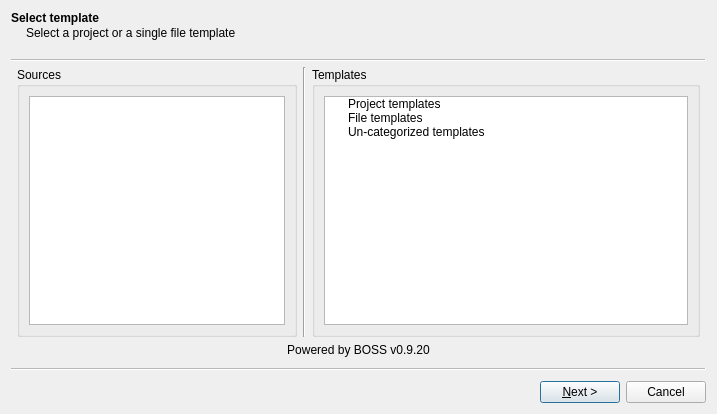
<?xml version="1.0" encoding="UTF-8"?>
<ui version="4.0">
 <class>Wizard</class>
 <widget class="QWizard" name="Wizard">
  <property name="geometry">
   <rect>
    <x>0</x>
    <y>0</y>
    <width>717</width>
    <height>414</height>
   </rect>
  </property>
  <property name="windowTitle">
   <string>New</string>
  </property>
  <property name="wizardStyle">
   <enum>QWizard::ClassicStyle</enum>
  </property>
  <property name="options">
   <set>QWizard::NoBackButtonOnStartPage</set>
  </property>
  <widget class="QWizardPage" name="wizardPageHome">
   <property name="title">
    <string>Select template</string>
   </property>
   <property name="subTitle">
    <string>Select a project or a single file template</string>
   </property>
   <layout class="QVBoxLayout" name="verticalLayout">
    <property name="spacing">
     <number>6</number>
    </property>
    <property name="leftMargin">
     <number>0</number>
    </property>
    <property name="topMargin">
     <number>0</number>
    </property>
    <property name="rightMargin">
     <number>0</number>
    </property>
    <property name="bottomMargin">
     <number>0</number>
    </property>
    <item>
     <layout class="QHBoxLayout" name="horizontalLayout_3">
      <property name="leftMargin">
       <number>0</number>
      </property>
      <item>
       <widget class="QGroupBox" name="groupBox">
        <property name="title">
         <string>Sources</string>
        </property>
        <layout class="QGridLayout" name="gridLayout">
         <item row="0" column="0">
          <widget class="QListWidget" name="list_sources">
           <property name="sizePolicy">
            <sizepolicy hsizetype="Preferred" vsizetype="Expanding">
             <horstretch>0</horstretch>
             <verstretch>0</verstretch>
            </sizepolicy>
           </property>
           <property name="toolTip">
            <string>The list of template sources</string>
           </property>
          </widget>
         </item>
        </layout>
       </widget>
      </item>
      <item>
       <widget class="Line" name="line">
        <property name="orientation">
         <enum>Qt::Vertical</enum>
        </property>
       </widget>
      </item>
      <item>
       <widget class="QGroupBox" name="groupBox_2">
        <property name="title">
         <string>Templates</string>
        </property>
        <layout class="QGridLayout" name="gridLayout_2">
         <item row="0" column="0">
          <widget class="QTreeWidget" name="tree_templates">
           <property name="sizePolicy">
            <sizepolicy hsizetype="Expanding" vsizetype="Expanding">
             <horstretch>0</horstretch>
             <verstretch>0</verstretch>
            </sizepolicy>
           </property>
           <property name="toolTip">
            <string>The list of templates for the selected source</string>
           </property>
           <attribute name="headerVisible">
            <bool>false</bool>
           </attribute>
           <column>
            <property name="text">
             <string>Template</string>
            </property>
           </column>
           <item>
            <property name="text">
             <string>Project templates</string>
            </property>
            <property name="icon">
             <iconset theme="folder">
              <normaloff>.</normaloff>.</iconset>
            </property>
           </item>
           <item>
            <property name="text">
             <string>File templates</string>
            </property>
            <property name="icon">
             <iconset theme="document">
              <normaloff>.</normaloff>.</iconset>
            </property>
           </item>
           <item>
            <property name="text">
             <string>Un-categorized templates</string>
            </property>
            <property name="icon">
             <iconset theme="trash">
              <normaloff>.</normaloff>.</iconset>
            </property>
           </item>
          </widget>
         </item>
        </layout>
       </widget>
      </item>
     </layout>
    </item>
    <item>
     <widget class="QLabel" name="lbl_boss_version">
      <property name="text">
       <string>Powered by BOSS v0.9.20</string>
      </property>
      <property name="alignment">
       <set>Qt::AlignCenter</set>
      </property>
      <property name="openExternalLinks">
       <bool>true</bool>
      </property>
     </widget>
    </item>
   </layout>
  </widget>
  <widget class="QWizardPage" name="wizardPageLocation">
   <property name="title">
    <string>Set location</string>
   </property>
   <property name="subTitle">
    <string>Set the location of the project/file</string>
   </property>
   <layout class="QFormLayout" name="formLayout">
    <item row="0" column="0">
     <widget class="QLabel" name="label">
      <property name="text">
       <string>Create in:</string>
      </property>
     </widget>
    </item>
    <item row="0" column="1">
     <layout class="QHBoxLayout" name="horizontalLayout_2">
      <property name="topMargin">
       <number>0</number>
      </property>
      <item>
       <widget class="PathLineEdit" name="edit_prj_path">
        <property name="toolTip">
         <string>Select the project/file destination.</string>
        </property>
       </widget>
      </item>
      <item>
       <widget class="QToolButton" name="bt_select_prj_path">
        <property name="text">
         <string>Browse</string>
        </property>
       </widget>
      </item>
     </layout>
    </item>
    <item row="2" column="1">
     <widget class="QLabel" name="lbl_prj_location_error">
      <property name="styleSheet">
       <string notr="true">background-color: red;
color: white;</string>
      </property>
      <property name="text">
       <string>TextLabel</string>
      </property>
     </widget>
    </item>
   </layout>
  </widget>
 </widget>
 <customwidgets>
  <customwidget>
   <class>PathLineEdit</class>
   <extends>QLineEdit</extends>
   <header>hackedit.api.widgets</header>
  </customwidget>
 </customwidgets>
 <tabstops>
  <tabstop>list_sources</tabstop>
  <tabstop>tree_templates</tabstop>
  <tabstop>edit_prj_path</tabstop>
  <tabstop>bt_select_prj_path</tabstop>
 </tabstops>
 <resources/>
 <connections/>
</ui>
